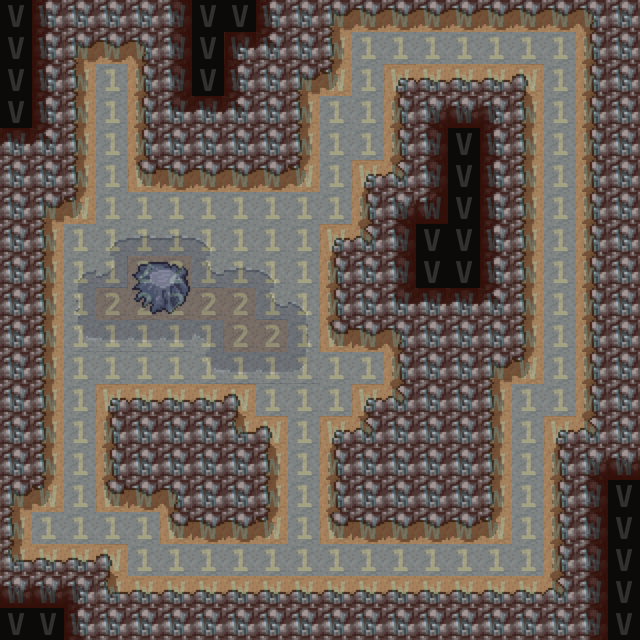

Below is a game level as drawn by its tile map, then a one-line description and the .tmx that defines it (tile-layer data replaced by summaries):
An orthogonal 20x20 tile map with 32x32 px tiles, 4 tile layers (floor, floor_2, walls, set), 2 tilesets.

<map version="1.0" orientation="orthogonal" width="20" height="20" tilewidth="32" tileheight="32">
 <tileset firstgid="1" name="rules" tilewidth="32" tileheight="32">
  <image source="../../tilesets/rules.png" width="64" height="96" />
 </tileset>
 <tileset firstgid="7" name="cave" tilewidth="32" tileheight="32">
  <image source="../../tilesets/cave.png" width="480" height="256" />
 </tileset>
 <layer name="floor" width="20" height="20">
  <data>[400 cells, 275 non-empty, 14 distinct tile ids]</data>
 </layer>
 <layer name="floor_2" width="20" height="20">
  <data>[400 cells, 4 non-empty, 4 distinct tile ids]</data>
 </layer>
 <layer name="walls" width="20" height="20">
  <data>[400 cells, 267 non-empty, 23 distinct tile ids]</data>
 </layer>
 <layer name="set" width="20" height="20" opacity="0.15">
  <data>[400 cells, 400 non-empty, 4 distinct tile ids]</data>
 </layer>
</map>